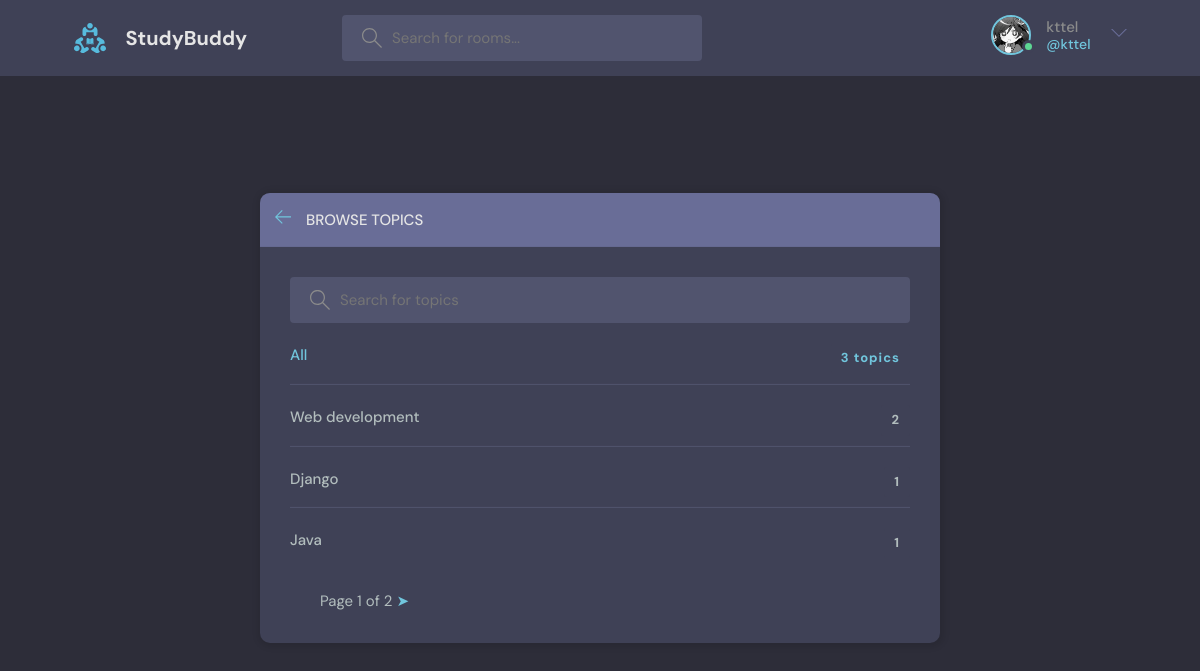
/topics/ (signed in), run on the app's committed database.
### base/models.py (models this page shows)
class User(AbstractUser):
    name = models.CharField(max_length=200, null=True)
    email = models.EmailField(unique=True, null=True)
    bio = models.TextField(null=True, blank=True)
    avatar = models.ImageField(null=True, default='avatar.svg')
    USERNAME_FIELD = 'email'
    REQUIRED_FIELDS = []
    def __str__(self):
        return self.username

class Topic(models.Model):
    name = models.CharField(max_length=200)
    def __str__(self):
        return self.name

### base/views.py (the view)
# urls.py: path('topics/', views.TopicsView.as_view(), name='topics'),
class TopicsView(generic.ListView):
    model = models.Topic
    template_name = 'base/topics.html'
    context_object_name = 'topics'
    paginate_by = 3

### base/templates/base/topics.html (shortened to what this page needs)
{% extends 'main.html' %}
{% block content %}
    <main class="create-room layout">
      <div class="container">
        <div class="layout__box">
          <div class="layout__boxHeader">
            <div class="layout__boxTitle">
              <a href="{% url 'home' %}">
                <svg version="1.1" xmlns="http://www.w3.org/2000/svg" width="32" height="32" viewBox="0 0 32 32">
                  <title>arrow-left</title>
                  <path
                    d="M13.723 2.286l-13.723 13.714 13.719 13.714 1.616-1.611-10.96-10.96h27.625v-2.286h-27.625l10.965-10.965-1.616-1.607z"
                  ></path>
                </svg>
              </a>
              <h3>Browse Topics</h3>
            </div>
          </div>
          <div class="topics-page layout__body">
            <form class="header__search">
              <label>
                <input placeholder="Search for topics" name="q"/>
              </label>
            </form>
            <ul class="topics__list">
              <li>
                <a href="{% url 'topics' %}" class="active">All <span>{{ topics.count }} topics</span></a>
              </li>
              {% for topic in topics %}
              <li>
                <a href="{% url 'home' %}?q={{ topic }}">{{ topic }} <span>{{ topic.room_set.count }}</span></a>
              </li>
              {% endfor %}
            </ul>
            {% include 'pagination.html' %}
          </div>
        </div>
      </div>
    </main>
{% endblock %}

### templates/navbar.html (shortened to what this page needs)
{% load static %}
<header class="header header--loggedIn">
    <div class="container">
      <a href="{% url 'home' %}" class="header__logo">
        <img src="{% static 'images/logo.svg' %}" />
        <h1>StudyBuddy</h1>
      </a>
      <form class="header__search" action="{% url 'home' %}">
        <label>
          <input placeholder="Search for rooms..." name="q"/>
        </label>
      </form>
      <nav class="header__menu">
        {% if request.user.is_authenticated %}
            <div class="header__user">
            <a href="{% url 'user-profile' request.user.id %}">
                <div class="avatar avatar--medium active">
                <img src="{{ request.user.avatar.url }}" />
                </div>
                <p>{{ request.user }} <span>@{{ request.user }}</span></p>
            </a>
            <button class="dropdown-button">
                <svg version="1.1" xmlns="http://www.w3.org/2000/svg" width="32" height="32" viewBox="0 0 32 32">
                <title>chevron-down</title>
                <path d="M16 21l-13-13h-3l16 16 16-16h-3l-13 13z"></path>
                </svg>
            </button>
            </div>
        {% else %}
        <a href="{% url 'login' %}">
          <img src="{% static 'images/avatar.svg' %}" />
          <p>Login</p>
        </a>
        {% endif %}
      </nav>
    </div>
</header>

### static/styles/style.css (style rules this page uses)
:root { --color-main: #71c6dd; --color-main-light: #e1f6fb; --color-dark: #3f4156; --color-dark-medium: #51546e; --color-dark-light: #696d97; --color-light: #e5e5e5; --color-gray: #8b8b8b; --color-light-gray: #b2bdbd; --color-bg: #2d2d39; --color-success: #5dd693; --color-error: #fc4b0b; }
* { font-family: "DM Sans", -apple-system, BlinkMacSystemFont, "Segoe UI", Roboto, Oxygen, Ubuntu, Cantarell, "Open Sans", "Helvetica Neue", sans-serif; margin: 0; padding: 0; box-sizing: border-box; text-rendering: optimizeLegibility; font-size: inherit; }
html { font-size: 56.25%; }
@media only screen and (min-width: 1200px) { html { font-size: 62.5%; } }
body { line-height: 1.6; font-weight: 400; font-size: 1.5rem; color: var(--color-light-gray); background-color: var(--color-bg); min-height: 100vh; }
img { width: 100%; }
a { display: inline-block; color: var(--color-main); text-decoration: none; }
.container { max-width: 120rem; width: 90%; margin: auto; }
.avatar { position: relative; display: inline-block; border-radius: 50%; border: 2px solid var(--color-main); }
.avatar img { display: block; border-radius: 50%; object-fit: cover; object-position: center; }
.avatar::after { content: ""; display: block; position: absolute; background-color: var(--color-gray); z-index: 111; border-radius: 50%; border: 0.3rem solid var(--color-dark); }
.avatar.active::after { background-color: var(--color-success); }
.avatar.avatar--medium img { width: 3.6rem; height: 3.6rem; border-radius: 50%; }
.avatar.avatar--medium:after { width: 0.7rem; height: 0.7rem; bottom: 0px; right: -6px; }
.header { padding: 1.5rem; background-color: var(--color-dark); }
.header > .container { display: flex; gap: 9.5rem; }
.header__logo, .header__user { display: flex; gap: 2rem; align-items: center; }
.header__logo > img { height: 3.2rem; width: 3.2rem; }
.header__logo > h1 { font-weight: 700; font-size: 2rem; color: var(--color-light); }
.header__search > label { background-color: var(--color-dark-medium); padding: 1.3rem 1rem; display: flex; align-items: center; gap: 1rem; border-radius: 4px; }
.header__search svg { fill: var(--color-gray); width: 2rem; height: 2rem; margin-left: 1rem; }
.header__search input { width: 30rem; background: transparent; border: none; outline: none; color: var(--color-light); }
.header__menu { margin-left: auto; position: relative; }
.header__menu a { display: flex; gap: 1.5rem; align-items: center; font-weight: 500; text-decoration: none; color: var(--color-gray); }
.header__menu img { height: 3.6rem; }
.header__menu p { line-height: 1.2; }
.header__menu span { color: var(--color-main); font-weight: 500; font-size: 1.4rem; display: block; }
.header__menu svg { width: 1.6rem; height: 1.6rem; fill: var(--color-dark-light); }
.dropdown-button { background: transparent; border: 0; outline: 0; cursor: pointer; }
.layout { margin-top: 2.4rem; }
.layout > .container { display: flex; justify-content: space-between; align-items: flex-start; }
.layout__box { width: 90%; max-width: 48rem; min-height: 40rem; position: absolute; top: 50%; left: 50%; transform: translate(-50%, -46%); background-color: var(--color-dark); border-radius: 1rem; box-shadow: 1px 1px 6px 3px rgba(0, 0, 0, 0.1); overflow: hidden; }
.layout__boxHeader { display: flex; padding: 1.5rem; background-color: var(--color-dark-light); }
.layout__boxTitle { display: flex; gap: 1.5rem; align-items: center; }
.layout__boxTitle h3 { text-transform: uppercase; font-weight: 500; color: var(--color-light); }
.layout__boxTitle svg { width: 1.6rem; height: 1.6rem; fill: var(--color-main); }
.layout__body { margin: 3rem; }
.topics__list { list-style: none; }
.topics__list li a { display: flex; justify-content: space-between; margin-bottom: 3rem; font-weight: 500; color: var(--color-light-gray); transition: all 0.3s ease-in-out; }
.topics__list li a.active, .topics__list li a:hover { color: var(--color-main); }
.topics__list li a span { padding: 0.5rem 1rem; background-color: var(--color-dark); border-radius: 3px; font-size: 1.3rem; font-weight: 700; letter-spacing: 1px; }
.topics-page .topics__list li:not(:last-child) a { margin: 2rem 0; padding-bottom: 1rem; text-decoration: none; border-bottom: 1px solid var(--color-dark-medium); }
.topics-page .header__search { display: block; }
.create-room.layout .layout__box { max-width: 68rem; }

### data on the page
User: user.avatar (picture), user "kttel"
Topic: name "Web development", room_set.count "2"
Topic: name "Django", room_set.count "1"
Topic: name "Java", room_set.count "1"

### other printed values
{{ topics.count }} "3"
{{ page_obj.number }} "1"
{{ page_obj.paginator.num_pages }} "2"
